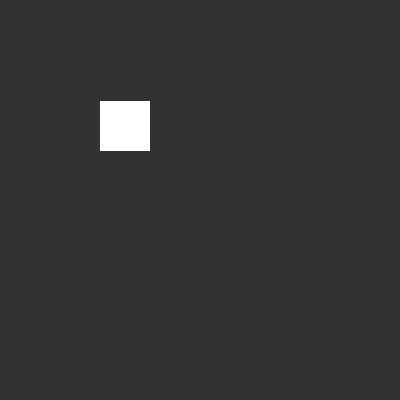
Frame 1 (no input)
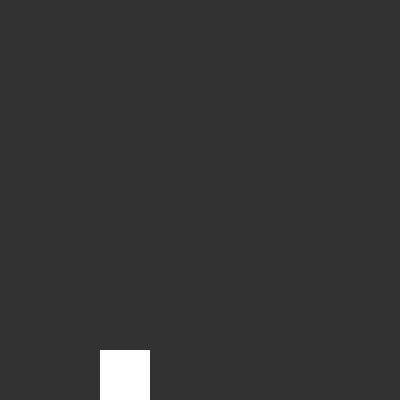
Frame 60 (no input)
Frame 120 (the mouse pressed at the canvas centre since frame 60): identical to frame 60, image omitted

The p5.js sketch that drew these frames (run headless with seeded random() and noise() and a simulated clock; from frame 60 on, the mouse is pressed at the canvas centre):

// p5.js sketch
// ── sketch.js
let g = 1

let b

class Body {
  constructor(x, y, w, h){
    this.pos = createVector(x, y)
    this.dim = {
      w: w,
      h: h
    }

    this.vel = createVector(0, 0)
  }

  render() {
    this.vel.add(0, g)
    this.pos.add(this.vel)

    this.pos.y = constrain(this.pos.y, 0, height-this.dim.h)

    noStroke()
    rect(this.pos.x, this.pos.y, this.dim.w, this.dim.h)
  }
}

function setup() {
  createCanvas(400, 400);
  b = new Body(100, 100, 50, 50)
}

function draw() {
  background(50);
  b.render()
}
